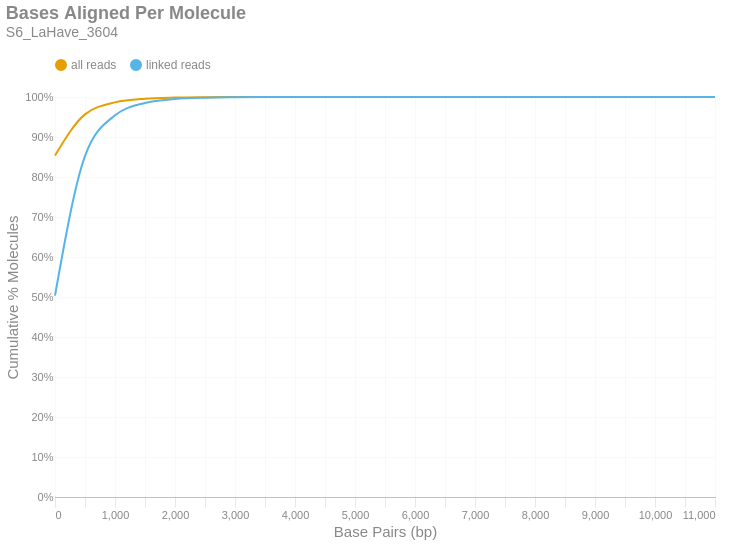

The cell this chart's notebook holds for it:
### Markdown cell above
### Bases Aligned Per Molecule
This is a cumulative frequency distribution showing the number of base pairs aligned per unique molecule. These data are shown in 500 bp bins. There are two distributions: one with `all reads` (yellow) and another with only `linked reads` (blue). The percent of molecules in the `linked reads` distribution is relative to the total number of linked molecules.

### Code cell
if SKIPLR:
    print_html(f"Skipped")
else:
    binned_df = consolidated_hist(valids['aligned_bp'], mask, 500, True)
    with SafeRender(binned_df):
        (
            density_plot(binned_df, 'Bases Aligned Per Molecule', samplename, 'basesper')
            .encode(
                x=alt.X('bin:Q', title="Base Pairs (bp)").axis(tickMinStep=500).scale(padding=0),
                y=alt.Y('value:Q', title='Cumulative % Molecules')
                    .axis(format='%')
                    .scale(domain = [0,1])
                    .stack(False),
                color=alt.Color("key:N").scale(domain = ["all reads", "linked reads"]),
                tooltip = [
                    alt.Tooltip("key:N", title = "Data Type"),
                    alt.Tooltip("range_label:N", title="Bases Aligned Per Molecule"),
                    alt.Tooltip("value:Q", format = ".2%", title="% Molecules (Cum.)")
                ]
            )
        ).display()

### Figure 1 — Vega-Lite specification as saved in the notebook (floating-point values rounded to 4 significant figures)
{"width": "container", "height": 400, "config": {"title": {"anchor": "start", "dy": -15, "fontSize": 18, "color": "#888888", "subtitleColor": "#888888", "subtitleFontSize": 14}, "arc": {"fill": "#0072B2"}, "axis": {"domainColor": "#888888", "domainWidth": 0.5, "gridWidth": 0.2, "grid": false, "titleFontWeight": 400, "titleFontSize": 15, "labelFontSize": 11, "labelColor": "#888888", "tickColor": "#888888", "tickWidth": 0.2, "titleColor": "#888888"}, "axisBand": {"grid": false}, "axisX": {"grid": true, "tickSize": 10, "domainCap": "round"}, "axisY": {"domain": false, "grid": true, "tickSize": 0, "domainCap": "round"}, "background": "transparent", "header": {"labelFontSize": 15, "labelColor": "#888888", "titleFontSize": 15, "titleFontWeight": 600, "titleColor": "#888888"}, "legend": {"labelFont": "sans-serif", "labelFontSize": 12, "labelColor": "#888888", "symbolSize": 100, "symbolType": "circle", "titleFontSize": 12, "titlePadding": 10, "titleColor": "#888888", "title": null, "orient": "top"}, "range": {"category": ["#E69F00", "#56B4E9", "#009E73", "#F0E442", "#0072B2", "#D55E00", "#CC79A7", "#000000"], "diverging": ["#cfe8f3", "#a2d4ec", "#73bfe2", "#46abdb", "#1696d2", "#12719e"]}, "area": {"fill": "#0072B2", "fillOpacity": 0.7, "line": true, "strokeOpacity": 0.7}, "line": {"color": "#0072B2", "stroke": "#0072B2", "strokeWidth": 2}, "trail": {"color": "#0072B2", "stroke": "#0072B2", "strokeWidth": 0, "size": 1}, "point": {"filled": true, "fillOpacity": 1.0, "size": 95}, "text": {"color": "#888888", "fontSize": 11, "align": "right", "fontWeight": 400, "size": 11}, "bar": {"fill": "#0072B2", "stroke": null}, "view": {"stroke": null, "continuousWidth": 660, "continuousHeight": 400}}, "data": {"name": "data-7f102f77a387e84e603778026a01b170"}, "mark": {"type": "line", "interpolate": "monotone", "point": {"opacity": 0, "size": 275}}, "encoding": {"color": {"field": "key", "scale": {"domain": ["all reads", "linked reads"]}, "type": "nominal"}, "tooltip": [{"field": "key", "title": "Data Type", "type": "nominal"}, {"field": "range_label", "title": "Bases Aligned Per Molecule", "type": "nominal"}, {"field": "value", "format": ".2%", "title": "% Molecules (Cum.)", "type": "quantitative"}], "x": {"axis": {"tickMinStep": 500}, "field": "bin", "scale": {"padding": 0}, "title": "Base Pairs (bp)", "type": "quantitative"}, "y": {"axis": {"format": "%"}, "field": "value", "scale": {"domain": [0, 1]}, "stack": false, "title": "Cumulative % Molecules", "type": "quantitative"}}, "params": [{"name": "param_c36ac31b6afebe62", "select": {"type": "point", "fields": ["key"]}, "bind": "legend"}], "title": {"text": "Bases Aligned Per Molecule", "subtitle": "S6_LaHave_3604"}, "transform": [{"fold": ["all reads (cumsum)", "linked reads (cumsum)"]}, {"calculate": "replace(datum.key, ' (cumsum)', '')", "as": "key"}, {"filter": {"param": "param_c36ac31b6afebe62"}}], "usermeta": {"embedOptions": {"downloadFileName": "S6_LaHave_3604.basesper"}}, "$schema": "https://vega.github.io/schema/vega-lite/v6.1.0.json", "datasets": {"data-7f102f77a387e84e603778026a01b170": [{"bin": "0.0", "interval": "0.0-500.0", "all reads": 0.8535, "linked reads": 0.5035, "all reads (cumsum)": 0.8535, "linked reads (cumsum)": 0.5035, "range_label": "0-499"}, {"bin": "500.0", "interval": "500.0-1000.0", "all reads": 0.103, "linked reads": 0.3488, "all reads (cumsum)": 0.9565, "linked reads (cumsum)": 0.8524, "range_label": "500-999"}, {"bin": "1000.0", "interval": "1000.0-1500.0", "all reads": 0.03, "linked reads": 0.1018, "all reads (cumsum)": 0.9865, "linked reads (cumsum)": 0.9542, "range_label": "1000-1499"}, {"bin": "1500.0", "interval": "1500.0-2000.0", "all reads": 0.00909, "linked reads": 0.03085, "all reads (cumsum)": 0.9956, "linked reads (cumsum)": 0.985, "range_label": "1500-1999"}, {"bin": "2000.0", "interval": "2000.0-2500.0", "all reads": 0.00289, "linked reads": 0.009809, "all reads (cumsum)": 0.9985, "linked reads (cumsum)": 0.9948, "range_label": "2000-2499"}, {"bin": "2500.0", "interval": "2500.0-3000.0", "all reads": 0.0009855, "linked reads": 0.003345, "all reads (cumsum)": 0.9995, "linked reads (cumsum)": 0.9982, "range_label": "2500-2999"}, {"bin": "3000.0", "interval": "3000.0-3500.0", "all reads": 0.0003366, "linked reads": 0.001142, "all reads (cumsum)": 0.9998, "linked reads (cumsum)": 0.9993, "range_label": "3000-3499"}, {"bin": "3500.0", "interval": "3500.0-4000.0", "all reads": 0.0001265, "linked reads": 0.0004295, "all reads (cumsum)": 0.9999, "linked reads (cumsum)": 0.9998, "range_label": "3500-3999"}, {"bin": "4000.0", "interval": "4000.0-4500.0", "all reads": 4.425e-05, "linked reads": 0.0001502, "all reads (cumsum)": 1.0, "linked reads (cumsum)": 0.9999, "range_label": "4000-4499"}, {"bin": "4500.0", "interval": "4500.0-5000.0", "all reads": 1.592e-05, "linked reads": 5.402e-05, "all reads (cumsum)": 1.0, "linked reads (cumsum)": 1.0, "range_label": "4500-4999"}, {"bin": "5000.0", "interval": "5000.0-5500.0", "all reads": 5.176e-06, "linked reads": 1.757e-05, "all reads (cumsum)": 1.0, "linked reads (cumsum)": 1.0, "range_label": "5000-5499"}, {"bin": "5500.0", "interval": "5500.0-6000.0", "all reads": 2.847e-06, "linked reads": 9.662e-06, "all reads (cumsum)": 1.0, "linked reads (cumsum)": 1.0, "range_label": "5500-5999"}, {"bin": "6000.0", "interval": "6000.0-6500.0", "all reads": 1.165e-06, "linked reads": 3.952e-06, "all reads (cumsum)": 1.0, "linked reads (cumsum)": 1.0, "range_label": "6000-6499"}, {"bin": "6500.0", "interval": "6500.0-7000.0", "all reads": 5.176e-07, "linked reads": 1.757e-06, "all reads (cumsum)": 1.0, "linked reads (cumsum)": 1.0, "range_label": "6500-6999"}, {"bin": "7000.0", "interval": "7000.0-7500.0", "all reads": 3.882e-07, "linked reads": 1.317e-06, "all reads (cumsum)": 1.0, "linked reads (cumsum)": 1.0, "range_label": "7000-7499"}, {"bin": "7500.0", "interval": "7500.0-8000.0", "all reads": 1.294e-07, "linked reads": 4.392e-07, "all reads (cumsum)": 1.0, "linked reads (cumsum)": 1.0, "range_label": "7500-7999"}, {"bin": "8000.0", "interval": "8000.0-8500.0", "all reads": 0.0, "linked reads": 0.0, "all reads (cumsum)": 1.0, "linked reads (cumsum)": 1.0, "range_label": "8000-8499"}, {"bin": "8500.0", "interval": "8500.0-9000.0", "all reads": 0.0, "linked reads": 0.0, "all reads (cumsum)": 1.0, "linked reads (cumsum)": 1.0, "range_label": "8500-8999"}, {"bin": "9000.0", "interval": "9000.0-9500.0", "all reads": 0.0, "linked reads": 0.0, "all reads (cumsum)": 1.0, "linked reads (cumsum)": 1.0, "range_label": "9000-9499"}, {"bin": "9500.0", "interval": "9500.0-10000.0", "all reads": 0.0, "linked reads": 0.0, "all reads (cumsum)": 1.0, "linked reads (cumsum)": 1.0, "range_label": "9500-9999"}, {"bin": "10000.0", "interval": "10000.0-10500.0", "all reads": 0.0, "linked reads": 0.0, "all reads (cumsum)": 1.0, "linked reads (cumsum)": 1.0, "range_label": "10000-10499"}, {"bin": "10500.0", "interval": "10500.0-11000.0", "all reads": 0.0, "linked reads": 0.0, "all reads (cumsum)": 1.0, "linked reads (cumsum)": 1.0, "range_label": "10500-10999"}, {"bin": "11000.0", "interval": "11000.0-11500.0", "all reads": 1.294e-07, "linked reads": 4.392e-07, "all reads (cumsum)": 1.0, "linked reads (cumsum)": 1.0, "range_label": "11000-11499"}]}}
